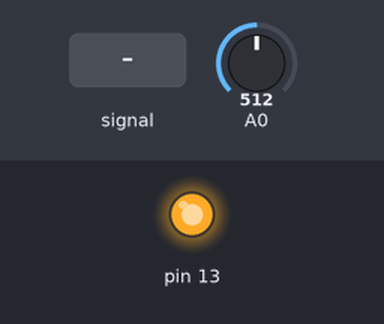
Bench run of a sketch on a simulated Arduino Uno, built with avr-gcc and run on an emulated ATmega328P. Shown: output pins drawn as LEDs (lit = HIGH). Dashed ring = blinking. Inputs (shaded band) come from the test bench; at power-on: A0 = 512.

Above: at 1.2 s.
1.3 s: A0 set to 0
At 2.4 s:
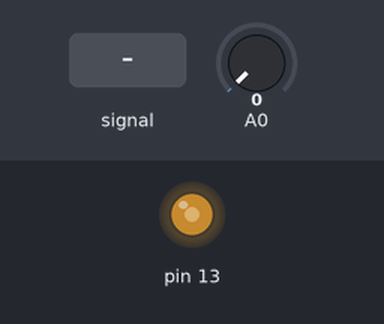
2.8 s: A0 set to 122
At 3.11 s:
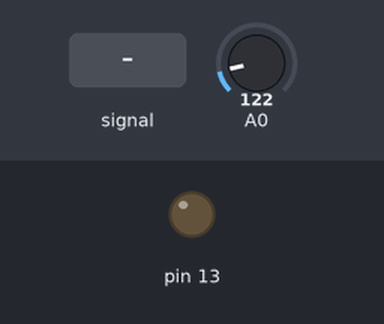
5.8 s: A0 fed a 200 Hz sine of ±81 counts around its level
At 8.78 s:
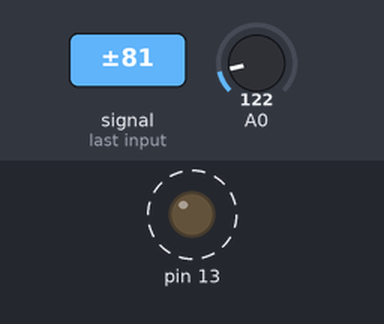
8.8 s: A0 set to 0
Timing chart, 0 to 11.3 s (numbered marks = the images above; inputs shaded):
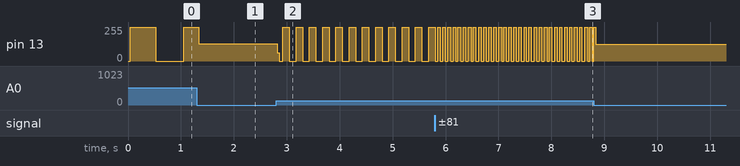

Measured:
- after the input at 2.8 s, pin 13: 130/255 → 62/255 at once, then moves between 0/255 and 255/255, repeating every 0.75 s
- after the input at 5.8 s, pin 13: alternates 255/255 for 0.05 s and 0/255 for 0.05 s, starting after 0.05 s

The sketch:

Lab2Circuit3.ino
```cpp
/*
  Lab 2, Circuit 3
  Using a pedometer to change blink rate of LED
  By: Mohammad & Martin
  I/O Pins
  Created: 02/09/2022
  A0: Pedometer
  A1:
  A2:
  A3:
  A4:
  A5:
  D0:
  D1:
  D2:
  D3:
  D4:
  D5:
  D6:
  D7:
  D8:
  D9:
  D10:
  D11:
  D12:
  D13: LED //0010 0000
*/
volatile unsigned int result = 0; //analog result
void setup()
{
  // Set DDRB bit 5
  // This causes Arduino pin D13 to be an output
  DDRB = 0x20;
  //configure ADCSRA and ADCSRB to desired values
  ADCSRA = 0xEF;
  ADCSRB = 0x00; //technically not needed
  //configure ADMUX to use A0
  ADMUX = 0x40;
}

void loop()
{
  PORTB ^= 0x20; //toggle LED
  for(unsigned int i = 0; i < result; i++) //increases delay based on result
  {
    _delay_us(1000);
  }
}
ISR(ADC_vect)
{
  result = ADC;//update result
}
```
